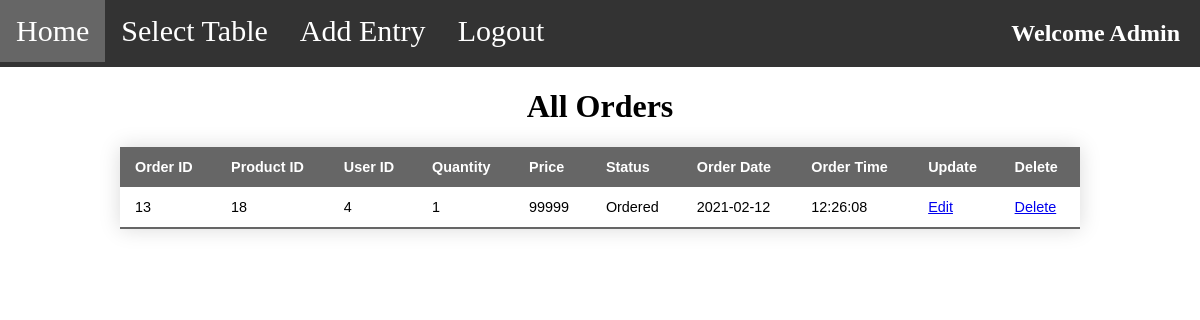
/admin_page.php?page=orders (signed in), run on the app's committed database.
### tables this page shows
CREATE TABLE `orders` (
  `order_id` int(11) NOT NULL,
  `user_id` int(11) NOT NULL,
  `product_id` int(11) NOT NULL,
  `quantity` int(11) NOT NULL,
  `price` int(11) NOT NULL,
  `order_date` date NOT NULL DEFAULT current_timestamp(),
  `order_time` time NOT NULL DEFAULT current_timestamp(),
  `status` varchar(50) NOT NULL DEFAULT 'Ordered'
);

### all_orders.php (the view, shortened to what this page needs)
<h1 align="center">All Orders</h1>
<table align="center" class="styled-table" style="margin-bottom: 50px;">
    <thead>
        <tr>
            <th>Order ID</th>
            <th>Product ID</th>
            <th>User ID</th>
            <th>Quantity</th>
            <th>Price</th>
            <th>Status</th>
            <th>Order Date</th>
            <th>Order Time</th>
            <th>Update</th>
            <th>Delete</th>
        </tr>
    </thead>
    <tbody>
        <tr class="active-row">
            <?php
            $con = mysqli_connect("localhost","root","","store") or die("Database Connectivity Failed");
            try
            {
                $query = "select * from orders order by order_date,order_time desc";
                $result = mysqli_query($con,$query);
                if($result>0)
                {
                    while($or = mysqli_fetch_assoc($result))
                    {
                    ?>
                        <td><?php echo $or['order_id']; ?></td>
                        <td><?php echo $or['product_id']; ?></td>
                        <td><?php echo $or['user_id']; ?></td>
                        <td><?php echo $or['quantity']; ?></td>
                        <td><?php echo $or['price']; ?></td>
                        <td><?php echo $or['status']; ?></td>
                        <td><?php echo $or['order_date']; ?></td>
                        <td><?php echo $or['order_time']; ?></td>
                        <td><a href="update_order.php?id=<?php echo $or['order_id']; ?>">Edit</a></td>
                        <td><a onclick="return confirm('Do you want to delete this record from orders table.');" href="delete_order.php?id=<?php echo $or['order_id']; ?>">Delete</a></td>
                    </tr>
                    <?php
                    }
                }
                else
                {
                    echo "0 Recorrds".mysqli_error($con);
                }
            }
            catch(Exception $e)
            {
              echo "Error ->".$e->getMessage();
            }
            ?>
    </tbody>
</table>

### style.css (style rules this page uses)
body { margin:0; padding:0; }
.styled-table { border-collapse: collapse; margin-left: 10%; font-size: 0.9em; font-family: sans-serif; width: 80%; box-shadow: 0 0 20px rgba(0, 0, 0, 0.15); }
.styled-table thead tr { background-color: #666; color: #ffffff; text-align: left; }
.styled-table th, .styled-table td { padding: 12px 15px; }
.styled-table tbody tr { border-bottom: 1px solid #dddddd; }
.styled-table tbody tr:last-of-type { border-bottom: 2px solid #666; }

### data on the page
orders: order_id "13", product "18", user "4", quantity "1", price "99999", status "Ordered", order_date "2021-02-12", order_time "12:26:08"
